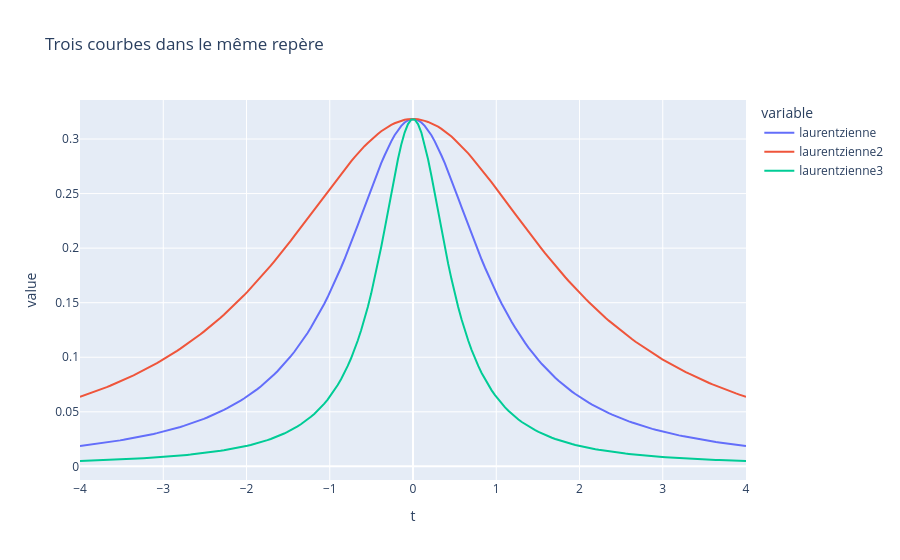

The cell this chart's notebook holds for it:
### Code cell
laurentzienne = mana.lorentz(t)
laurentzienne2 = mana.lorentz(t/2)
laurentzienne3 = mana.lorentz(2*t)

df=pd.DataFrame({"t":t,"laurentzienne":laurentzienne,"laurentzienne2":laurentzienne2,"laurentzienne3":laurentzienne3})

fig = px.line(df, x="t", y=["laurentzienne","laurentzienne2","laurentzienne3"], title = "Trois courbes dans le même repère")
fig.show()

### Figure 1 — Plotly figure (JSON) as saved in the notebook; plotly's stock layout.template omitted (floating-point values rounded to 4 significant figures; data arrays with more than 128 entries replaced by an {"elided": "..."} marker saying what was removed)
{"data": [{"hovertemplate": "variable=laurentzienne<br>t=%{x}<br>value=%{y}<extra></extra>", "legendgroup": "laurentzienne", "line": {"color": "#636efa", "dash": "solid"}, "marker": {"symbol": "circle"}, "mode": "lines", "name": "laurentzienne", "orientation": "v", "showlegend": true, "type": "scatter", "x": {"elided": "200 float values"}, "xaxis": "x", "y": {"elided": "200 float values"}, "yaxis": "y"}, {"hovertemplate": "variable=laurentzienne2<br>t=%{x}<br>value=%{y}<extra></extra>", "legendgroup": "laurentzienne2", "line": {"color": "#EF553B", "dash": "solid"}, "marker": {"symbol": "circle"}, "mode": "lines", "name": "laurentzienne2", "orientation": "v", "showlegend": true, "type": "scatter", "x": {"elided": "200 float values"}, "xaxis": "x", "y": {"elided": "200 float values"}, "yaxis": "y"}, {"hovertemplate": "variable=laurentzienne3<br>t=%{x}<br>value=%{y}<extra></extra>", "legendgroup": "laurentzienne3", "line": {"color": "#00cc96", "dash": "solid"}, "marker": {"symbol": "circle"}, "mode": "lines", "name": "laurentzienne3", "orientation": "v", "showlegend": true, "type": "scatter", "x": {"elided": "200 float values"}, "xaxis": "x", "y": {"elided": "200 float values"}, "yaxis": "y"}], "layout": {"legend": {"title": {"text": "variable"}, "tracegroupgap": 0}, "title": {"text": "Trois courbes dans le même repère"}, "xaxis": {"anchor": "y", "domain": [0, 1], "title": {"text": "t"}}, "yaxis": {"anchor": "x", "domain": [0, 1], "title": {"text": "value"}}}}
